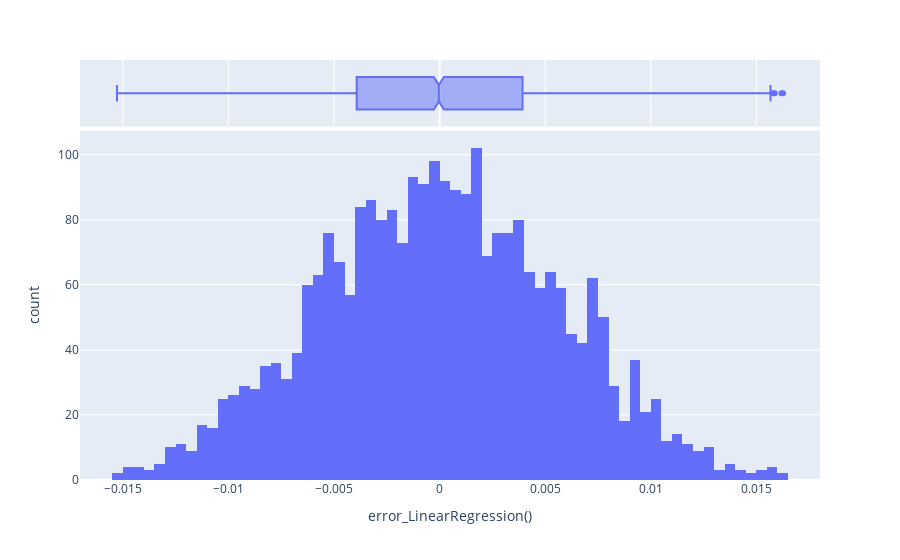

Source (notebook cell):
### Code cell
df_r = ajusta_modelo_lineal(df, X_st, y, tgt='c_grand_total', modelo=lr)

### Figure 1 — Plotly figure (JSON) as saved in the notebook; plotly's stock layout.template omitted (floating-point values rounded to 4 significant figures; data arrays with more than 128 entries replaced by an {"elided": "..."} marker saying what was removed)
{"data": [{"alignmentgroup": "True", "bingroup": "x", "hovertemplate": "error_LinearRegression()=%{x}<br>count=%{y}<extra></extra>", "legendgroup": "", "marker": {"color": "#636efa", "pattern": {"shape": ""}}, "name": "", "offsetgroup": "", "orientation": "v", "showlegend": false, "type": "histogram", "x": {"elided": "2666 float values"}, "xaxis": "x", "yaxis": "y"}, {"alignmentgroup": "True", "hovertemplate": "error_LinearRegression()=%{x}<extra></extra>", "legendgroup": "", "marker": {"color": "#636efa"}, "name": "", "notched": true, "offsetgroup": "", "showlegend": false, "type": "box", "x": {"elided": "2666 float values"}, "xaxis": "x2", "yaxis": "y2"}], "layout": {"barmode": "relative", "legend": {"tracegroupgap": 0}, "margin": {"t": 60}, "xaxis": {"anchor": "y", "domain": [0, 1], "title": {"text": "error_LinearRegression()"}}, "xaxis2": {"anchor": "y2", "domain": [0, 1], "matches": "x", "showgrid": true, "showticklabels": false}, "yaxis": {"anchor": "x", "domain": [0, 0.8316], "title": {"text": "count"}}, "yaxis2": {"anchor": "x2", "domain": [0.8416, 1], "matches": "y2", "showgrid": false, "showline": false, "showticklabels": false, "ticks": ""}}}
